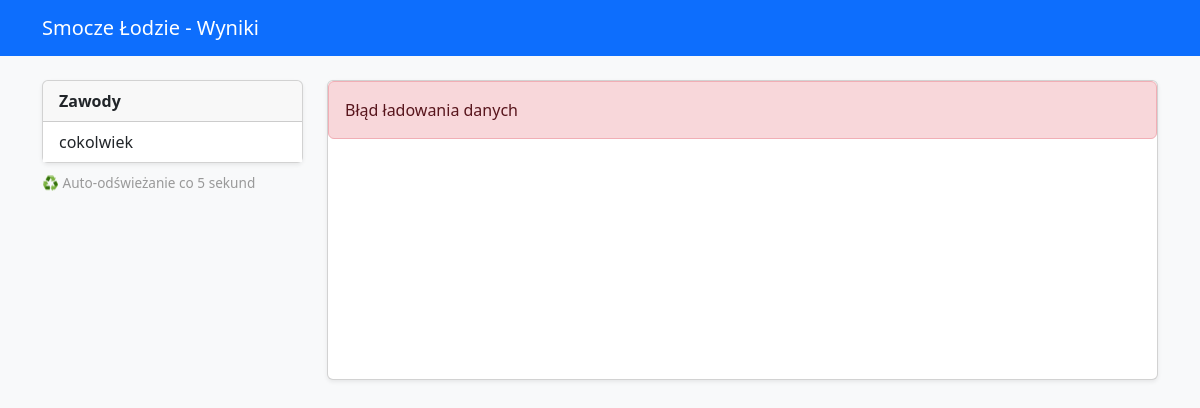
Before: / with the older database file.
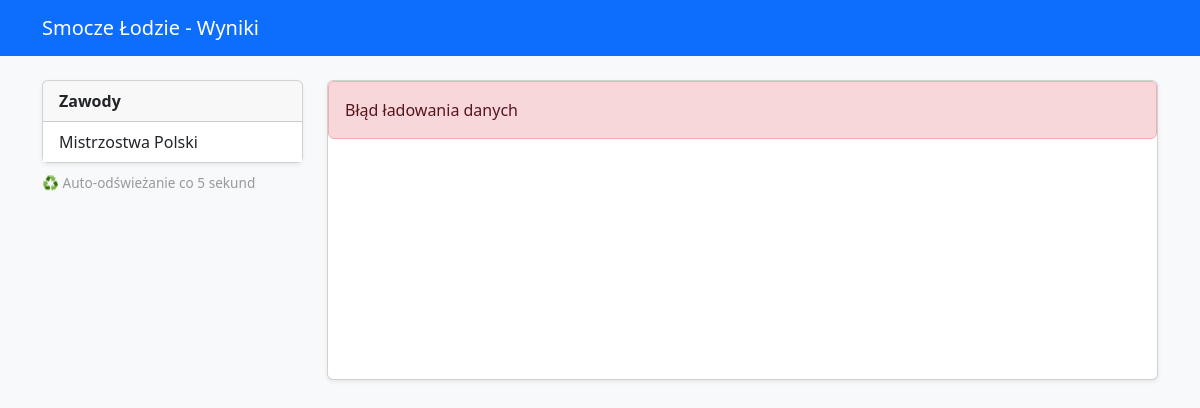
After: the same page with the newer database file.
### tables this page shows
CREATE TABLE IF NOT EXISTS `zawody` (
  `id` int(11) NOT NULL AUTO_INCREMENT,
  `nazwa` text NOT NULL,
  PRIMARY KEY (`id`)
);

### index.php (the view, shortened to what this page needs)
<?php
require_once "config.php";
$zawody = [];
$res = $conn->query("SELECT id, nazwa FROM zawody ORDER BY id ASC");
if ($res) {
    while ($r = $res->fetch_assoc()) $zawody[] = $r;
}
?>
<!DOCTYPE html>
<html lang="pl">
<head>
    <link href="https://cdn.jsdelivr.net/npm/bootstrap@5.3.2/dist/css/bootstrap.min.css" rel="stylesheet">
</head>
<body class="bg-light">
<nav class="navbar navbar-expand-lg navbar-dark bg-primary mb-4">
    <div class="container">
        <a class="navbar-brand" href="index.php">Smocze Łodzie - Wyniki</a>
    </div>
</nav>
<div class="container">
    <div class="row gy-4">
        <div class="col-md-3">
            <div class="card shadow-sm">
                <div class="card-header">
                    <strong>Zawody</strong>
                </div>
                <div class="card-body p-0">
                    <?php if (count($zawody) === 0): ?>
                        <div class="p-3">Brak zawodów.</div>
                    <?php else: ?>
                        <div class="list-group list-group-flush">
                            <?php foreach ($zawody as $z): ?>
                                <div class="list-group-item zawody-item-view"
                                     data-id="<?php echo (int)$z['id']; ?>">
                                    <?php echo htmlspecialchars($z['nazwa']); ?>
                                </div>
                            <?php endforeach; ?>
                        </div>
                    <?php endif; ?>
                </div>
            </div>
            <div class="refresh-indicator">
                ♻️ Auto-odświeżanie co 5 sekund
            </div>
        </div>
        <div class="col-md-9">
            <div id="resultsContainer" class="card shadow-sm">
            </div>
        </div>
    </div>
</div>
</body>
</html>

Changed rows visible on the page:
removed zawody: nazwa "cokolwiek"
added zawody: nazwa "Mistrzostwa Polski"
